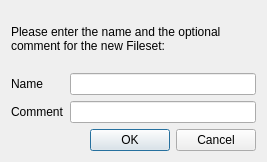
<ui version="4.0" >
 <class>CCreateNewFilesetNameDlg</class>
 <widget class="QWidget" name="CCreateNewFilesetNameDlg" >
  <property name="geometry" >
   <rect>
    <x>0</x>
    <y>0</y>
    <width>267</width>
    <height>162</height>
   </rect>
  </property>
  <property name="windowTitle" >
   <string/>
  </property>
  <layout class="QVBoxLayout" >
   <item>
    <widget class="QLabel" name="label" >
     <property name="text" >
      <string>Please enter the name and the optional
comment for the new Fileset:</string>
     </property>
     <property name="wordWrap" >
      <bool>false</bool>
     </property>
    </widget>
   </item>
   <item>
    <layout class="QGridLayout" >
     <item row="0" column="0" >
      <widget class="QLabel" name="label_2" >
       <property name="text" >
        <string>Name</string>
       </property>
      </widget>
     </item>
     <item row="0" column="1" >
      <widget class="QLineEdit" name="nameED" />
     </item>
     <item row="1" column="0" >
      <widget class="QLabel" name="label_3" >
       <property name="text" >
        <string>Comment</string>
       </property>
      </widget>
     </item>
     <item row="1" column="1" >
      <widget class="QLineEdit" name="commentED" />
     </item>
    </layout>
   </item>
   <item>
    <widget class="QDialogButtonBox" name="buttonBox" >
     <property name="standardButtons" >
      <set>QDialogButtonBox::Cancel|QDialogButtonBox::Ok</set>
     </property>
    </widget>
   </item>
  </layout>
 </widget>
 <resources/>
 <connections/>
</ui>
